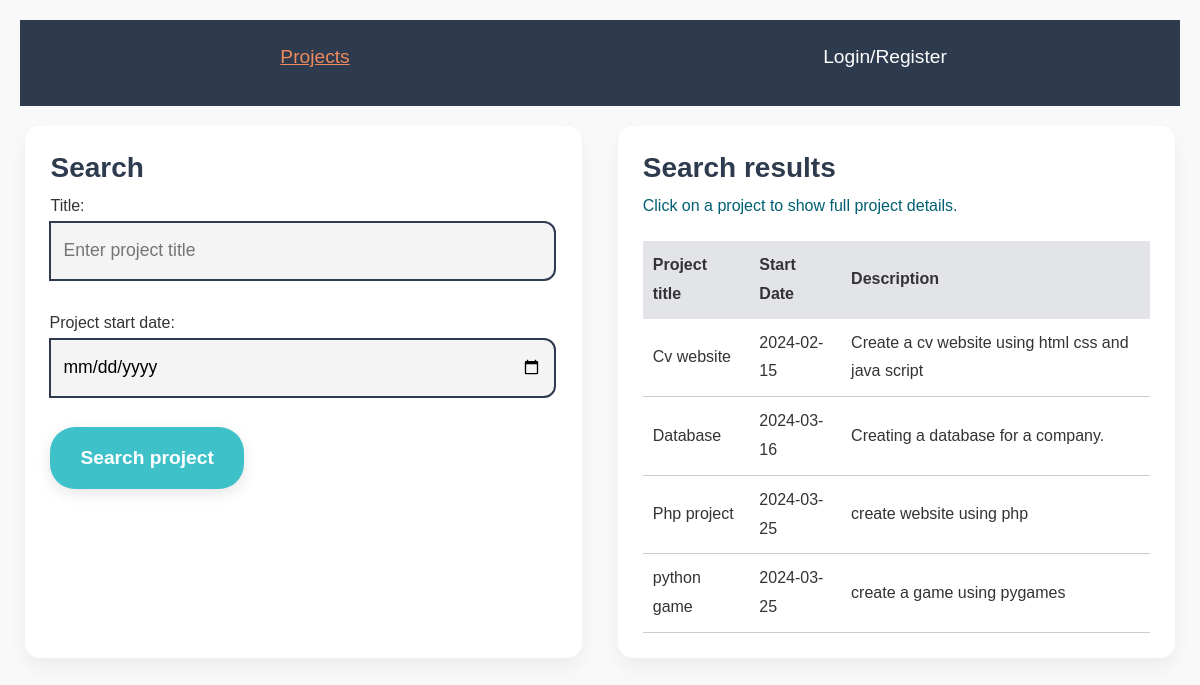
/project.php, run on the app's committed database.
### tables this page shows
CREATE TABLE `projects` (
  `pid` int(10) UNSIGNED NOT NULL,
  `title` varchar(100) NOT NULL,
  `start_date` date DEFAULT NULL,
  `end_date` date DEFAULT NULL,
  `phase` enum('design','development','testing','deployment','complete') DEFAULT NULL,
  `description` varchar(500) DEFAULT NULL,
  `uid` int(10) UNSIGNED NOT NULL
);

### project.php (the view, shortened to what this page needs)
<!DOCTYPE html>
<html lang="en">
	<head>
		<link rel="stylesheet" href="https://cdn.jsdelivr.net/npm/bootstrap@5.1.1/dist/css/bootstrap.min.css" />
		<link rel="stylesheet" type="text/css" href="css/style.css">
	</head>
	<body>
		<header id="main-header">
			<nav>
				<ul>
					<li><a class="reactive" href="">Projects</a></li>
					<li><a href="login.php">Login/Register</a></li>
				</ul>
			</nav>
		</header>
		<main>
			<section class=boxes>
				<section id="left">
					<h3>Search</h3>
					<form method="post" action="project.php">
						<section class="input-group">
							<label>Title:</label>
							<input name="title" type="text" placeholder="Enter project title" >
						</section><br>
						<section class="input-group">
							<br><label for="sDate">Project start date:</label>
							<input type="date" name="sDate" >
						</section><br>
						<button type="submit" value="Search project">Search project</button><br><br>
					</form>
				</section>
				<section id="right">
					<h3>Search results</h3>
					<?php
						if (isset($_POST['submitted'])){
							require_once ('connectdb.php');
							$title = isset($_POST['title']) ? $_POST['title'] : '';
							$sdate = isset($_POST['sDate']) ? $_POST['sDate'] : '';
							if(!($title) && !($sdate)){
								unset($_POST['submitted']);
								header("Location:project.php");
							}
							if ($title && $sdate) {
								try {
									$query = "SELECT * FROM projects WHERE title LIKE CONCAT('%', ?, '%') AND start_date = ?";
									$statement = $db->prepare($query);
									$statement->execute(array($title, $sdate));
									$rows = $statement->fetchAll(PDO::FETCH_ASSOC);
									if ($rows) {
										?>
										<table cellspacing="0" cellpadding="5" id="myTable">
											<tr>
												<th align='left'><b>Project name</b></th>
												<th align='left'><b>Start Date</b></th>
												<th align='left'><b>Description</b></th>
											</tr>
											<?php
											foreach ($rows as $row) {
												echo "<tr onclick=\"window.location='project.php?id=" . $row['pid'] . "'\">";
												echo "<td align='left'>" . $row['title'] . "</td>";
												echo "<td align='left'>" . $row['start_date'] . "</td>";
												echo "<td align='left'>" . $row['description'] . "</td>";
												echo "</tr>\n";
											}
										echo "<p style='color:#005f73;'>Click on a project to show full project details.</p>";
										echo '</table>';
									}
									else {
										echo"<p style='color:#005f73;'>Click Search project button to go back to table.</p>";
										echo "<p>No projects in the list.</p>\n";
									}
								} catch (PDOException $ex) {
									echo "<p style='color:red'>Failed to execute the query: " . $ex->getMessage() . "</p>\n";
								}
							}
							if ($title && !($sdate)) {
								try {
									$query = "SELECT * FROM projects WHERE title LIKE CONCAT('%', ?, '%') ";
									$statement = $db->prepare($query);
									$statement->execute(array($title));
									$rows = $statement->fetchAll(PDO::FETCH_ASSOC);
									if ($rows) {
										?>
										<table cellspacing="0" cellpadding="5" id="myTable">
											<tr>
												<th align='left'><b>Project name</b></th>
												<th align='left'><b>Start Date</b></th>
												<th align='left'><b>Description</b></th>
											</tr>
											<?php
											foreach ($rows as $row) {
												echo "<tr onclick=\"window.location='project.php?id=" . $row['pid'] . "'\">";
												echo "<td align='left'>" . $row['title'] . "</td>";
												echo "<td align='left'>" . $row['start_date'] . "</td>";
												echo "<td align='left'>" . $row['description'] . "</td>";
												echo "</tr>\n";
											}
										echo "<p style='color:#005f73;'>Click on a project to show full project details.</p>";
										echo '</table>';
									}
									else {
										echo"<p style='color:#005f73;'>Click Search project button to go back to table.</p>";
										echo "<p>No projects in the list.</p>\n";
									}
								} catch (PDOException $ex) {
									echo "<p style='color:red'>Failed to execute the query: " . $ex->getMessage() . "</p>\n";
								}
							}
							if (!($title) && $sdate) {
								try {
									$query = "SELECT * FROM projects WHERE start_date = ?";
									$statement = $db->prepare($query);
									$statement->execute(array($sdate));
									$rows = $statement->fetchAll(PDO::FETCH_ASSOC);
									if ($rows) {
										?>
										<table cellspacing="0" cellpadding="5" id="myTable">
											<tr>
												<th align='left'><b>Project name</b></th>
												<th align='left'><b>Start Date</b></th>
												<th align='left'><b>Description</b></th>
											</tr>
											<?php
											foreach ($rows as $row) {
												echo "<tr onclick=\"window.location='project.php?id=" . $row['pid'] . "'\">";
												echo "<td align='left'>" . $row['title'] . "</td>";
												echo "<td align='left'>" . $row['start_date'] . "</td>";
												echo "<td align='left'>" . $row['description'] . "</td>";
												echo "</tr>\n";
											}
										echo "<p style='color:#005f73;'>Click on a project to show full project details.</p>";
										echo '</table>';
									}
									else {
										echo"<p style='color:#005f73;'>Click Search project button to go back to table.</p>";
										echo "<p>No projects in the list.</p>\n";
									}
								} catch (PDOException $ex) {
									echo "<p style='color:red'>Failed to execute the query: " . $ex->getMessage() . "</p>\n";
								}
							}
						}
						elseif (!(isset($_POST['submitted'])) && !(isset($_GET['id']))){
							require_once ('connectdb.php');
							try {
								$query="SELECT  * FROM  projects ";
								$rows =  $db->query($query);
								if ( $rows && $rows->rowCount()> 0) {
									?>
									<table cellspacing="0"  cellpadding="5" id="myTable" >
									<tr><th align='left'><b>Project title</b></th>   <th align='left'><b>Start Date</b></th> <th align='left'><b>Description</b></th ></tr>
										<?php
										while ($row = $rows->fetch()) {
											echo "<tr onclick=\"window.location='project.php?id=" . $row['pid'] . "'\">";
											echo "<td align='left'>" . $row['title'] . "</td>";
											echo "<td align='left'>" . $row['start_date'] . "</td>";
											echo "<td align='left'>" . $row['description'] . "</td>";
											echo "</tr>\n";
										}
									echo "<p style='color:#005f73;'>Click on a project to show full project details.</p>";
									echo  '</table>';
								}else {
									echo"<p style='color:#005f73;'>Click Search project button to go back to table.</p>";
									echo  "<p>No  projects in the list.</p>\n";
								}
							}catch (PDOException $ex) {
								echo "<p style='color:red'>Failed to execute the query: " . $ex->getMessage() . "</p>\n";
							}
						}
					?>
				</section>
			</section>
		</main>
	</body>
</html>

### css/style.css (style rules this page uses)
body { font-family: 'Poppins', sans-serif; background: #f9f9f9; line-height: 1.8; margin: 0; padding: 20px; color: #333333; }
#main-header nav { background: #2e3b4e; color: #ffffff; padding: 15px 10px; }
#main-header ul { list-style: none; padding: 0; display: flex; justify-content: space-between; align-items: center; }
#main-header ul li { padding-top: 5px; flex:1; text-align: center; font-size: 1.2rem; }
#main-header ul li a { color: #ffffff; text-decoration: none; transition: color 0.3s ease; }
#main-header ul li a.reactive { color: #f08a5d; text-decoration: underline; }
h1, h2, h3, h6 { color: #2e3b4e; font-weight: 700; }
.boxes { display: flex; flex-wrap: wrap; gap: 30px; justify-content: space-evenly; padding-bottom: 20px; }
#left, #right { flex-basis: 48%; background: #ffffff; padding: 25px; margin-top: 20px; border-radius: 15px; box-shadow: 0 10px 20px rgba(0, 0, 0, 0.05); transition: transform 0.3s ease, box-shadow 0.3s ease; }
.input-group { flex-basis: 48%; }
.input-group input[type='text'], .input-group input[type='email'], .input-group input[type='date'], .input-group input[type='password'], textarea { width: 100%; border: 2px solid #2e3b4e; border-radius: 12px; padding: 12px; font-size: 1.1rem; background: #f4f4f4; transition: border-color 0.3s ease; }
button[type='submit'] { background-color: #3fc1c9; color: #ffffff; padding: 14px 30px; border: none; cursor: pointer; border-radius: 25px; font-size: 1.2rem; font-weight: bold; box-shadow: 0 5px 15px rgba(0, 0, 0, 0.1); transition: background-color 0.3s ease, transform 0.2s ease; }
#myTable { width: 100%; border-collapse: collapse; margin-top: 20px; }
#myTable th { background-color: #e3e4e8; padding: 10px; text-align: left; font-size: 1rem; color: #333; }
#myTable td { padding: 10px; border-bottom: 1px solid #ccc; }

### data on the page
projects: title "Cv website", start_date "2024-02-15", description "Create a cv website using html css and java script"
projects: title "Database", start_date "2024-03-16", description "Creating a database for a company."
projects: title "Php project", start_date "2024-03-25", description "create website using php"
projects: title "python game", start_date "2024-03-25", description "create a game using pygames"
